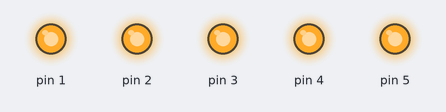
Bench run of a sketch on a simulated Arduino Uno, built with avr-gcc and run on an emulated ATmega328P. On the bench: output pins drawn as LEDs (lit = HIGH).

Above: at 0.1 s.
Timing chart, 0 to 1.6 s (numbered marks = the images above):
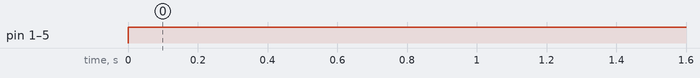

Measured:
- by itself, pin 1–5: LOW → HIGH at 0.00 s

The sketch:

cerebro_sketch.ino
```cpp
//simple 500Hz square wave
//by Amanda Ghassaei 2012

/*
 * This program is free software; you can redistribute it and/or modify
 * it under the terms of the GNU General Public License as published by
 * the Free Software Foundation; either version 3 of the License, or
 * (at your option) any later version.
 *
 * This program is distributed in the hope that it will be useful,
 * but WITHOUT ANY WARRANTY; without even the implied warranty of
 * MERCHANTABILITY or FITNESS FOR A PARTICULAR PURPOSE.  See the
 * GNU General Public License for more details.
*/

//sends 500Hz pulse wave out arduino D8

void setup() {
  //set digital pin 8 as output
  pinMode(1,OUTPUT);
  pinMode(2,OUTPUT);
  pinMode(3,OUTPUT);
  pinMode(4,OUTPUT);
  pinMode(5,OUTPUT);
}

void loop(){
  digitalWrite(1,HIGH);
  digitalWrite(2,HIGH);
  digitalWrite(3,HIGH);
  digitalWrite(4,HIGH);
  digitalWrite(5,HIGH);//set pin 8 to +5V
  delay(1);//wait 1ms
  //bdigitalWrite(8,HIGH);//set pin 8 to 0V
  delay(1);//wait 1ms
}
```
